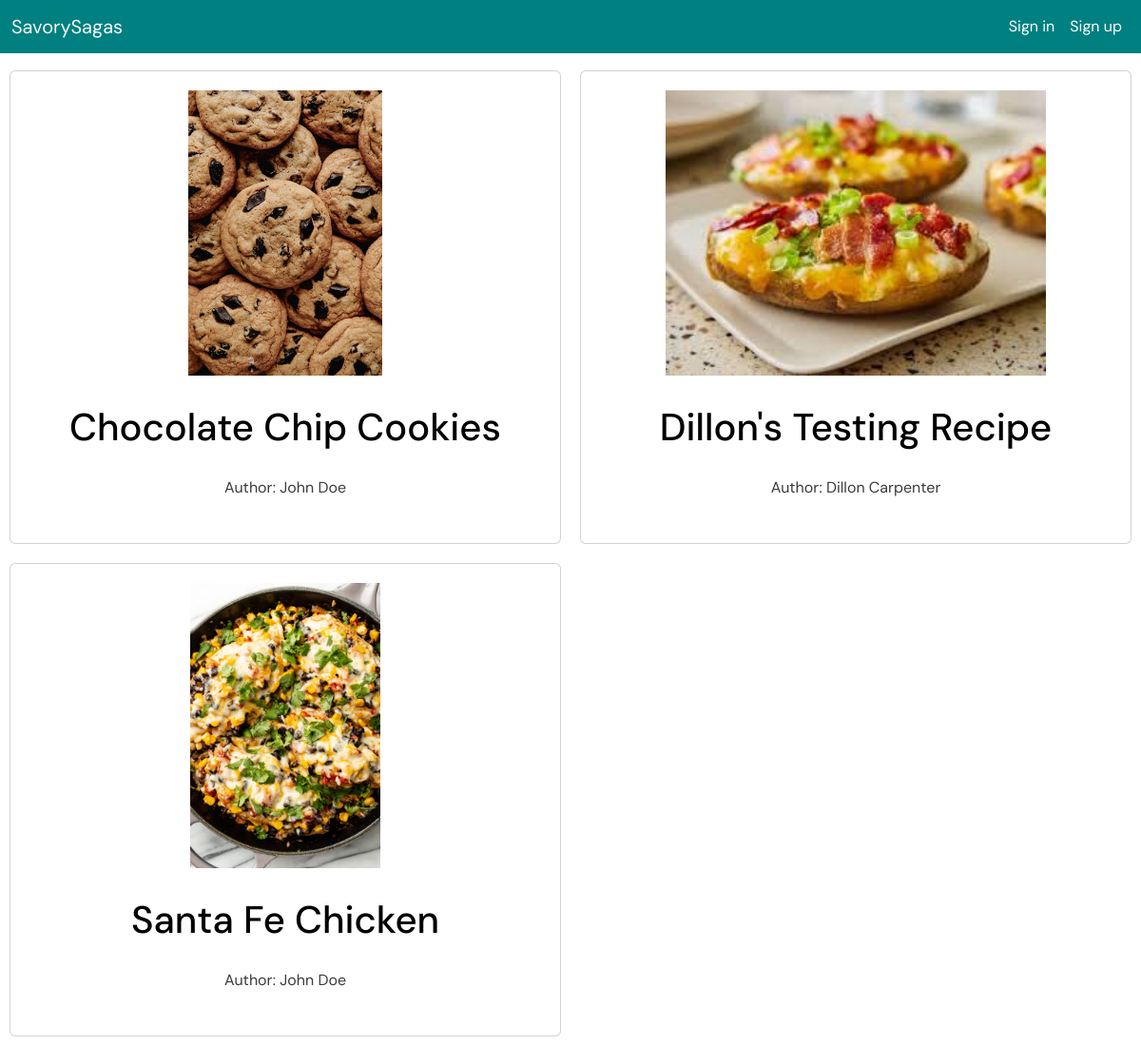
The app's page /entity/index.php, older data.
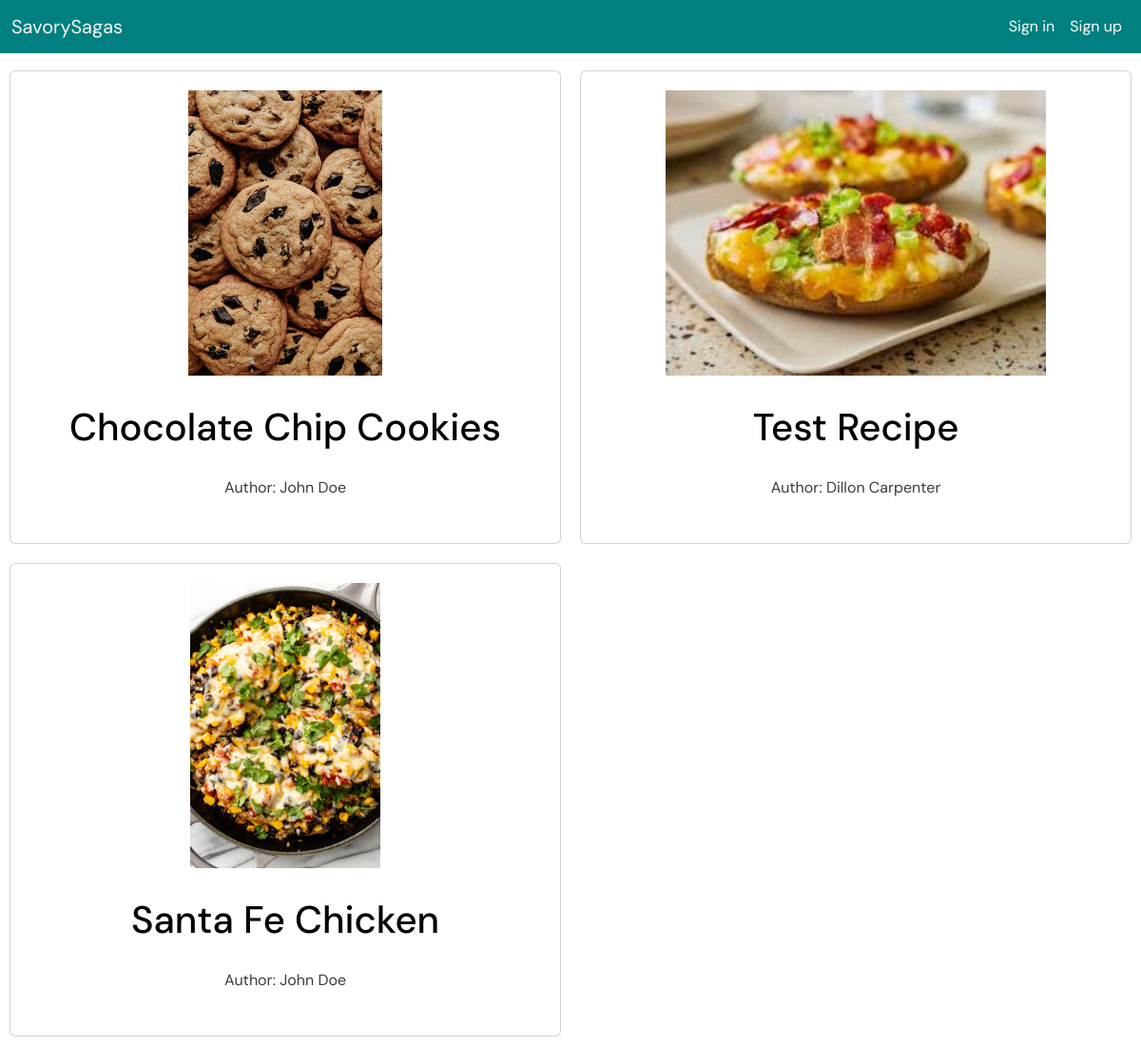
The same page, newer data.
### tables this page shows
CREATE TABLE `recipes` (
  `recipe_ID` int(10) UNSIGNED NOT NULL,
  `user_ID` int(10) UNSIGNED NOT NULL,
  `recipe_name` varchar(100) NOT NULL,
  `category_ID` tinyint(4) UNSIGNED NOT NULL,
  `prep_time_minutes` tinyint(3) UNSIGNED NOT NULL,
  `cook_time_minutes` tinyint(3) UNSIGNED NOT NULL,
  `servings` tinyint(4) UNSIGNED NOT NULL,
  `image` varchar(255) NOT NULL COMMENT 'File Path',
  `view_count` int(11) UNSIGNED NOT NULL
);

CREATE TABLE `users` (
  `user_ID` int(10) UNSIGNED NOT NULL,
  `name` varchar(100) NOT NULL,
  `email` varchar(200) NOT NULL,
  `password` varchar(72) NOT NULL,
  `is_admin` tinyint(1) NOT NULL
);

### utils/SQLfunctions.php (called while the page is built, shortened)
<?php
function fetchRecipes($db)
{
    try {
        $sql = "SELECT
                    recipes.recipe_ID AS id,
                    recipes.recipe_name AS name,
                    recipes.image,
                    users.name AS author
                FROM
                    recipes
                INNER JOIN
                    users
                ON
                    recipes.user_ID = users.user_ID";
        $stmt = $db->query($sql);
        $recipes = $stmt->fetchAll();
        return $recipes;
    } catch (Exception $e) {
        echo "Error fetching recipes: " . $e->getMessage();
        return [];
    }
}

### utils/functions.php (the view, shortened to what this page needs)
<?php
function getHead($title)
{
  ?>
  <link href="https://cdn.jsdelivr.net/npm/bootstrap@5.3.2/dist/css/bootstrap.min.css" rel="stylesheet"
 />
  <link rel="stylesheet" href="../css/styles.css" type="text/css" />
  <?php
}
function getNav()
{
  ?>
  <div class="container-fluid">
    <a class="navbar-brand text-light" href="../entity/index.php">SavorySagas</a>
    <div id="navbarNavAltMarkup">
      <div class="navbar-nav">
        <?php
        if (isset($_SESSION['signedIn'])) {
          ?>
          <a class="nav-link" href="../auth/delete-account.php">Delete account</a>
          <a class="nav-link" href="../auth/signout.php" id="signinBtn">Sign out</a>
          <?php
        } else {
          ?>
          <a class="nav-link" href="../auth/signin.php" id="signinBtn">Sign in</a>
          <a class="nav-link" href="../auth/signup.php" id="signupBtn">Sign up</a>
          <?php
        } ?>
      </div>
    </div>
  </div>
  <?php
}
  ?>
  <?php
function displayCards($recipes)
{
  for ($i = 0; $i < count($recipes); $i++) {
    ?>
    <div class="card">
      <a href="../entity/detail.php?recipe_id=<?= $recipes[$i]['id'] ?>">
        <div class="img-div">
          <img src="<?= $recipes[$i]['image'] ?>">
        </div>
        <div class="h1-div">
          <h1 class="text-truncate"><?= $recipes[$i]['name'] ?></h1>
        </div>
        <p class="author">Author: <?= $recipes[$i]['author'] ?></p>
      </a>
    </div>
    <?php
  }
}
    ?>

Row changes from the older to the newer data that the page shows:
changed recipes "Dillon Carpenter": recipe_name "Dillon's Testing Recipe" → "Test Recipe"
